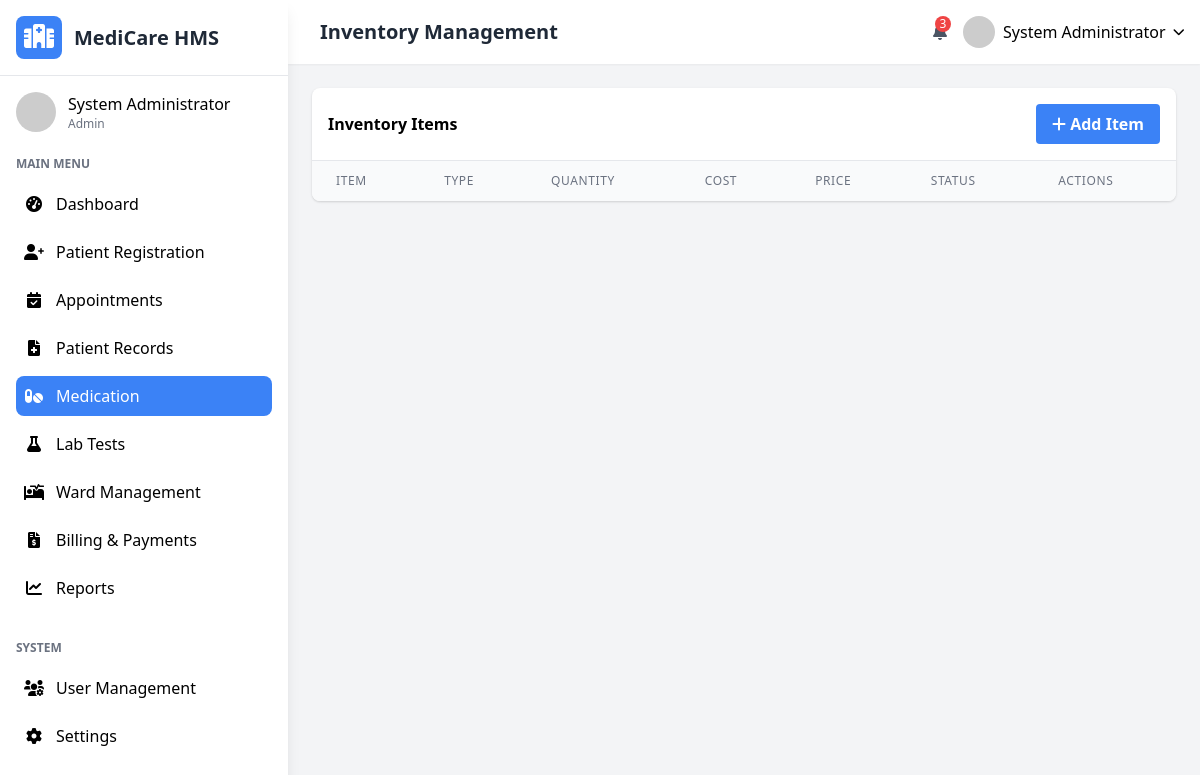
Page /inventory.php (signed in) on the earlier database version.
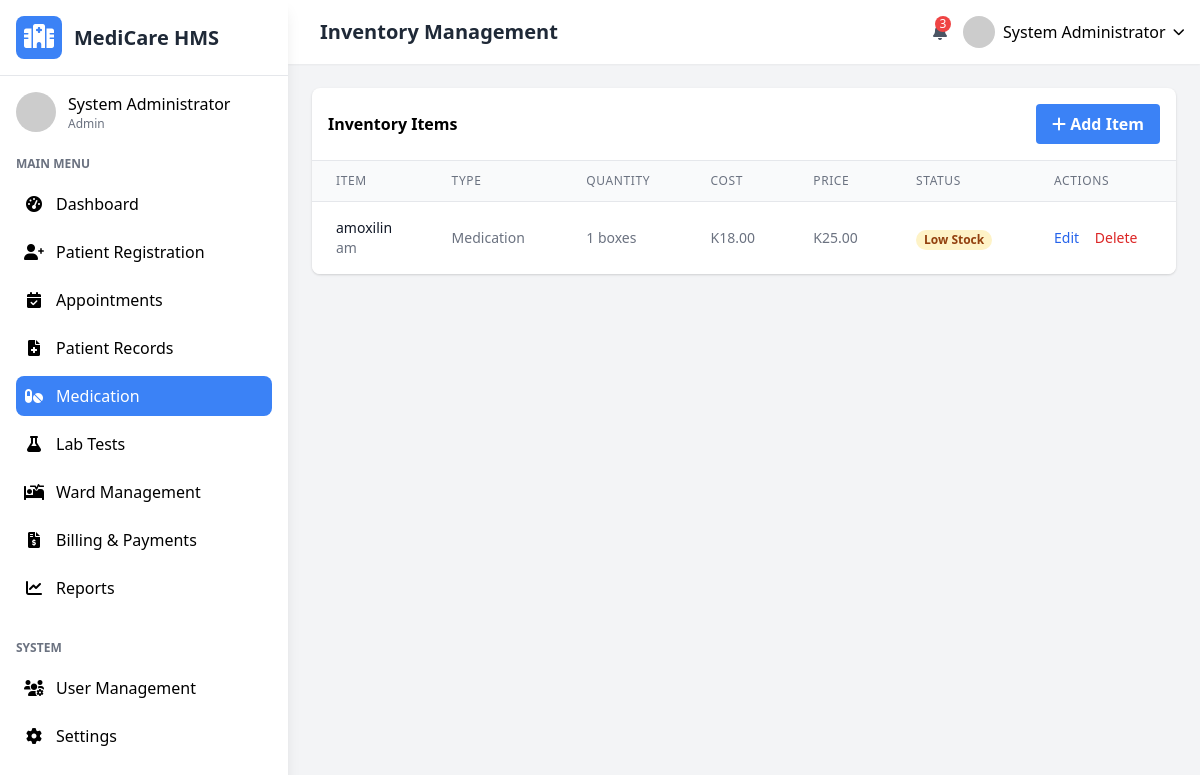
Same page on the later database version.
### tables this page shows
CREATE TABLE `users` (
  `user_id` int(11) NOT NULL,
  `username` varchar(50) NOT NULL,
  `password_hash` varchar(255) NOT NULL,
  `email` varchar(100) NOT NULL,
  `first_name` varchar(50) NOT NULL,
  `last_name` varchar(50) NOT NULL,
  `role` enum('admin','doctor','nurse','receptionist','lab_technician','pharmacist') NOT NULL,
  `specialization` varchar(100) DEFAULT NULL,
  `phone` varchar(20) DEFAULT NULL,
  `address` text DEFAULT NULL,
  `hire_date` date DEFAULT NULL,
  `status` enum('active','inactive','on_leave') DEFAULT 'active',
  `created_at` timestamp NOT NULL DEFAULT current_timestamp(),
  `updated_at` timestamp NOT NULL DEFAULT current_timestamp() ON UPDATE current_timestamp()
);

CREATE TABLE `inventory` (
  `item_id` int(11) NOT NULL,
  `item_name` varchar(100) NOT NULL,
  `item_type` enum('medication','supply','equipment') NOT NULL,
  `description` text DEFAULT NULL,
  `quantity_in_stock` int(11) NOT NULL DEFAULT 0,
  `unit_of_measure` varchar(20) DEFAULT NULL,
  `reorder_level` int(11) DEFAULT 10,
  `cost_per_unit` decimal(10,2) DEFAULT NULL,
  `selling_price` decimal(10,2) DEFAULT NULL,
  `supplier` varchar(100) DEFAULT NULL,
  `last_restocked` date DEFAULT NULL,
  `updated_at` timestamp NOT NULL DEFAULT current_timestamp() ON UPDATE current_timestamp()
);

### inventory.php (the view, shortened to what the rows shown need)
<?php
$page_title = "Inventory Management";
require_once 'includes/header.php';
$settings_result = $conn->query("SELECT * FROM system_settings");
$settings = [];
while ($row = $settings_result->fetch_assoc()) {
    $settings[$row['setting_key']] = $row['setting_value'];
}
$default_settings = [
    'hospital_name' => 'MediCare Hospital',
    'hospital_address' => '123 Medical Drive, Lusaka, Zambia',
    'hospital_phone' => '+260 211 123456',
    'hospital_email' => 'info@medicare.com',
    'currency_symbol' => '$',
    'date_format' => 'Y-m-d',
    'time_format' => 'H:i',
    'records_per_page' => '10',
    'enable_sms_notifications' => '1',
    'enable_email_notifications' => '1'
];
$settings = array_merge($default_settings, $settings);
function format_currency($amount, $symbol) {
    return $symbol . number_format($amount, 2);
}
$editing = false;
$item = null;
?>
<?php if ($editing): ?>
<div class="bg-white rounded-lg shadow p-6 mb-6">
    <h3 class="font-semibold text-lg mb-4"><?php echo isset($_GET['edit']) ? 'Edit Inventory Item' : 'Add New Inventory Item'; ?></h3>
    <form method="POST" action="">
        <div class="grid grid-cols-1 md:grid-cols-2 gap-4">
            <div>
                <label class="block text-gray-700 text-sm font-bold mb-2" for="item_name">Item Name</label>
                <input class="shadow appearance-none border rounded w-full py-2 px-3 text-gray-700 leading-tight focus:outline-none focus:shadow-outline"
                    id="item_name" name="item_name" type="text" placeholder="Item name"
                    value="<?php echo htmlspecialchars($item['item_name'] ?? ''); ?>" required>
            </div>
            <div>
                <label class="block text-gray-700 text-sm font-bold mb-2" for="item_type">Item Type</label>
                <select class="shadow appearance-none border rounded w-full py-2 px-3 text-gray-700 leading-tight focus:outline-none focus:shadow-outline"
                    id="item_type" name="item_type" required>
                    <option value="medication" <?php echo (isset($item['item_type']) && $item['item_type'] == 'medication') ? 'selected' : ''; ?>>Medication</option>
                    <option value="supply" <?php echo (isset($item['item_type']) && $item['item_type'] == 'supply') ? 'selected' : ''; ?>>Supply</option>
                    <option value="equipment" <?php echo (isset($item['item_type']) && $item['item_type'] == 'equipment') ? 'selected' : ''; ?>>Equipment</option>
                </select>
            </div>
            <div class="md:col-span-2">
                <label class="block text-gray-700 text-sm font-bold mb-2" for="description">Description</label>
                <textarea class="shadow appearance-none border rounded w-full py-2 px-3 text-gray-700 leading-tight focus:outline-none focus:shadow-outline"
                    id="description" name="description" placeholder="Item description" rows="3"><?php echo htmlspecialchars($item['description'] ?? ''); ?></textarea>
            </div>
            <div>
                <label class="block text-gray-700 text-sm font-bold mb-2" for="quantity_in_stock">Quantity in Stock</label>
                <input class="shadow appearance-none border rounded w-full py-2 px-3 text-gray-700 leading-tight focus:outline-none focus:shadow-outline"
                    id="quantity_in_stock" name="quantity_in_stock" type="number" min="0" placeholder="Quantity"
                    value="<?php echo htmlspecialchars($item['quantity_in_stock'] ?? 0); ?>" required>
            </div>
            <div>
                <label class="block text-gray-700 text-sm font-bold mb-2" for="unit_of_measure">Unit of Measure</label>
                <input class="shadow appearance-none border rounded w-full py-2 px-3 text-gray-700 leading-tight focus:outline-none focus:shadow-outline"
                    id="unit_of_measure" name="unit_of_measure" type="text" placeholder="e.g., tablets, ml, boxes"
                    value="<?php echo htmlspecialchars($item['unit_of_measure'] ?? ''); ?>">
            </div>
            <div>
                <label class="block text-gray-700 text-sm font-bold mb-2" for="reorder_level">Reorder Level</label>
                <input class="shadow appearance-none border rounded w-full py-2 px-3 text-gray-700 leading-tight focus:outline-none focus:shadow-outline"
                    id="reorder_level" name="reorder_level" type="number" min="0" placeholder="Reorder level"
                    value="<?php echo htmlspecialchars($item['reorder_level'] ?? 10); ?>">
            </div>
            <div>
                <label class="block text-gray-700 text-sm font-bold mb-2" for="cost_per_unit">Cost per Unit</label>
                <input class="shadow appearance-none border rounded w-full py-2 px-3 text-gray-700 leading-tight focus:outline-none focus:shadow-outline"
                    id="cost_per_unit" name="cost_per_unit" type="number" step="0.01" min="0" placeholder="0.00"
                    value="<?php echo htmlspecialchars($item['cost_per_unit'] ?? ''); ?>">
            </div>
            <div>
                <label class="block text-gray-700 text-sm font-bold mb-2" for="selling_price">Selling Price</label>
                <input class="shadow appearance-none border rounded w-full py-2 px-3 text-gray-700 leading-tight focus:outline-none focus:shadow-outline"
                    id="selling_price" name="selling_price" type="number" step="0.01" min="0" placeholder="0.00"
                    value="<?php echo htmlspecialchars($item['selling_price'] ?? ''); ?>">
            </div>
            <div>
                <label class="block text-gray-700 text-sm font-bold mb-2" for="supplier">Supplier</label>
                <input class="shadow appearance-none border rounded w-full py-2 px-3 text-gray-700 leading-tight focus:outline-none focus:shadow-outline"
                    id="supplier" name="supplier" type="text" placeholder="Supplier name"
                    value="<?php echo htmlspecialchars($item['supplier'] ?? ''); ?>">
            </div>
            <div>
                <label class="block text-gray-700 text-sm font-bold mb-2" for="last_restocked">Last Restocked</label>
                <input class="shadow appearance-none border rounded w-full py-2 px-3 text-gray-700 leading-tight focus:outline-none focus:shadow-outline"
                    id="last_restocked" name="last_restocked" type="date"
                    value="<?php echo htmlspecialchars($item['last_restocked'] ?? ''); ?>">
            </div>
        </div>
        <div class="mt-6 flex justify-end space-x-4">
            <a href="inventory.php" class="bg-gray-500 hover:bg-gray-600 text-white font-bold py-2 px-4 rounded focus:outline-none focus:shadow-outline">
                Cancel
            </a>
            <?php if (isset($_GET['edit'])): ?>
                <input type="hidden" name="item_id" value="<?php echo $item['item_id']; ?>">
                <button type="submit" name="update_item" class="bg-blue-500 hover:bg-blue-600 text-white font-bold py-2 px-4 rounded focus:outline-none focus:shadow-outline">
                    Update Item
                </button>
            <?php else: ?>
                <button type="submit" name="add_item" class="bg-blue-500 hover:bg-blue-600 text-white font-bold py-2 px-4 rounded focus:outline-none focus:shadow-outline">
                    Add Item
                </button>
            <?php endif; ?>
        </div>
    </form>
</div>
<?php else: ?>
<div class="bg-white rounded-lg shadow overflow-hidden">
    <div class="overflow-x-auto">
        <table class="min-w-full divide-y divide-gray-200">
            <thead class="bg-gray-50">
                <tr>
                    <th class="px-6 py-3 text-left text-xs font-medium text-gray-500 uppercase tracking-wider">Item</th>
                    <th class="px-6 py-3 text-left text-xs font-medium text-gray-500 uppercase tracking-wider">Type</th>
                    <th class="px-6 py-3 text-left text-xs font-medium text-gray-500 uppercase tracking-wider">Quantity</th>
                    <th class="px-6 py-3 text-left text-xs font-medium text-gray-500 uppercase tracking-wider">Cost</th>
                    <th class="px-6 py-3 text-left text-xs font-medium text-gray-500 uppercase tracking-wider">Price</th>
                    <th class="px-6 py-3 text-left text-xs font-medium text-gray-500 uppercase tracking-wider">Status</th>
                    <th class="px-6 py-3 text-left text-xs font-medium text-gray-500 uppercase tracking-wider">Actions</th>
                </tr>
            </thead>
            <tbody class="bg-white divide-y divide-gray-200">
                <?php
                $items = $conn->query("
                    SELECT * FROM inventory
                    ORDER BY item_name
                ");
                while ($item = $items->fetch_assoc()):
                    $status_class = '';
                    $status_text = '';
                    if ($item['quantity_in_stock'] <= 0) {
                        $status_class = 'bg-red-100 text-red-800';
                        $status_text = 'Out of Stock';
                    } elseif ($item['quantity_in_stock'] <= $item['reorder_level']) {
                        $status_class = 'bg-yellow-100 text-yellow-800';
                        $status_text = 'Low Stock';
                    } else {
                        $status_class = 'bg-green-100 text-green-800';
                        $status_text = 'In Stock';
                    }
                ?>
                <tr class="hover:bg-gray-50">
                    <td class="px-6 py-4 whitespace-nowrap">
                        <div class="text-sm font-medium text-gray-900"><?php echo htmlspecialchars($item['item_name']); ?></div>
                        <div class="text-sm text-gray-500"><?php echo htmlspecialchars($item['description']); ?></div>
                    </td>
                    <td class="px-6 py-4 whitespace-nowrap text-sm text-gray-500">
                        <?php echo ucfirst($item['item_type']); ?>
                    </td>
                    <td class="px-6 py-4 whitespace-nowrap text-sm text-gray-500">
                        <?php echo $item['quantity_in_stock']; ?> <?php echo htmlspecialchars($item['unit_of_measure']); ?>
                    </td>
                    <td class="px-6 py-4 whitespace-nowrap text-sm text-gray-500">
                        <?php echo format_currency($item['cost_per_unit'], $settings['currency_symbol']); ?>
                    </td>
                    <td class="px-6 py-4 whitespace-nowrap text-sm text-gray-500">
                        <?php echo format_currency($item['selling_price'], $settings['currency_symbol']); ?>
                    </td>
                    <td class="px-6 py-4 whitespace-nowrap">
                        <span class="px-2 inline-flex text-xs leading-5 font-semibold rounded-full <?php echo $status_class; ?>">
                            <?php echo $status_text; ?>
                        </span>
                    </td>
                    <td class="px-6 py-4 whitespace-nowrap text-sm font-medium">
                        <a href="inventory.php?edit=<?php echo $item['item_id']; ?>" class="text-blue-600 hover:text-blue-900 mr-3">Edit</a>
                        <a href="inventory.php?delete=<?php echo $item['item_id']; ?>" class="text-red-600 hover:text-red-900" onclick="return confirm('Are you sure you want to delete this item?');">Delete</a>
                    </td>
                </tr>
                <?php endwhile; ?>
            </tbody>
        </table>
    </div>
</div>
<?php endif; ?>
<?php require_once 'includes/footer.php'; ?>

### includes/header.php (shortened to what the rows shown need)
<?php
require_once 'config.php';
$user_id = $_SESSION['user_id'];
$user_query = $conn->prepare("SELECT * FROM users WHERE user_id = ?");
$user_query->bind_param("i", $user_id);
$user_query->execute();
$user_result = $user_query->get_result();
$user = $user_result->fetch_assoc();
?>
<!DOCTYPE html>
<html lang="en">
<head>
    <link href="https://cdn.jsdelivr.net/npm/tailwindcss@2.2.19/dist/tailwind.min.css" rel="stylesheet">
    <link rel="stylesheet" href="https://cdnjs.cloudflare.com/ajax/libs/font-awesome/6.0.0-beta3/css/all.min.css">
</head>
<body class="bg-gray-100 font-sans">
    <div class="flex h-screen overflow-hidden">
        <?php include 'includes/sidebar.php'; ?>
        <div class="flex-1 overflow-y-auto main-content md:ml-64 lg:ml-72">
            <header class="bg-white shadow-sm p-4 flex justify-between items-center sticky top-0 z-10">
                <div class="flex items-center space-x-4">
                    <h2 class="text-xl font-semibold text-gray-800"><?php echo isset($page_title) ? $page_title : 'Dashboard'; ?></h2>
                </div>
                <div class="flex items-center space-x-4">
                    <div class="relative">
                        <button id="userMenuButton" class="flex items-center space-x-2 focus:outline-none">
                            <img src="https://randomuser.me/api/portraits/lego/5.jpg" alt="User" class="w-8 h-8 rounded-full">
                            <span class="hidden md:inline"><?php echo htmlspecialchars($user['first_name'] . ' ' . $user['last_name']); ?></span>
                            <i class="fas fa-chevron-down text-xs"></i>
                        </button>
                    </div>
                </div>
            </header>
            <main class="p-6">

### includes/sidebar.php (shortened to what the rows shown need)
<div class="sidebar bg-white w-64 md:w-72 shadow-lg fixed h-full overflow-y-auto transform -translate-x-full md:translate-x-0 transition-transform duration-300 ease-in-out z-20">
    <div class="p-4 flex items-center justify-between border-b">
        <div class="flex items-center space-x-3">
            <h1 class="text-xl font-bold text-gray-800">MediCare HMS</h1>
        </div>
    </div>
    <div class="p-4">
        <div class="flex items-center space-x-3 mb-6">
            <div>
                <p class="font-medium"><?php echo htmlspecialchars($user['first_name'] . ' ' . $user['last_name']); ?></p>
                <p class="text-xs text-gray-500"><?php echo ucfirst($user['role']); ?></p>
            </div>
        </div>
    </div>
</div>

Differences in the rows shown:
added inventory: item_name "amoxilin", description "am", item_type "Medication", quantity_in_stock "1", unit_of_measure "boxes", cost_per_unit "K18.00", selling_price "K25.00", status_text "Low Stock"
